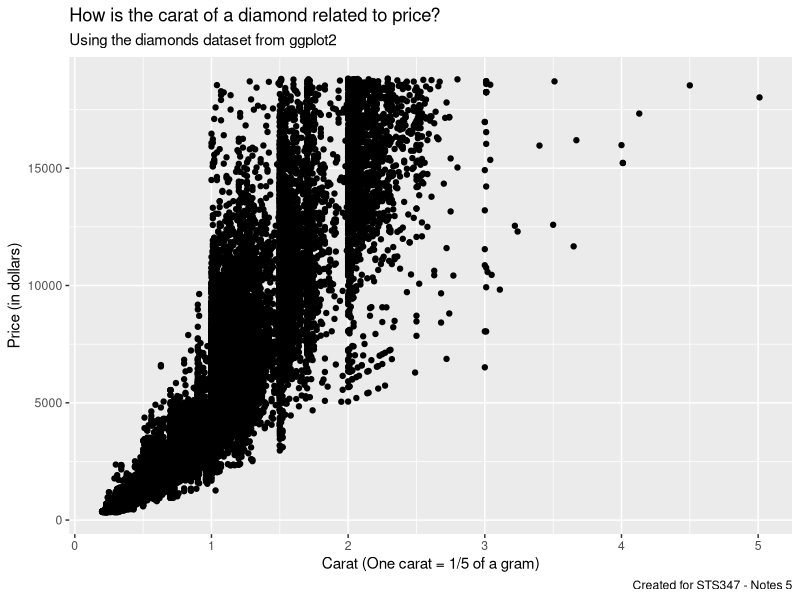
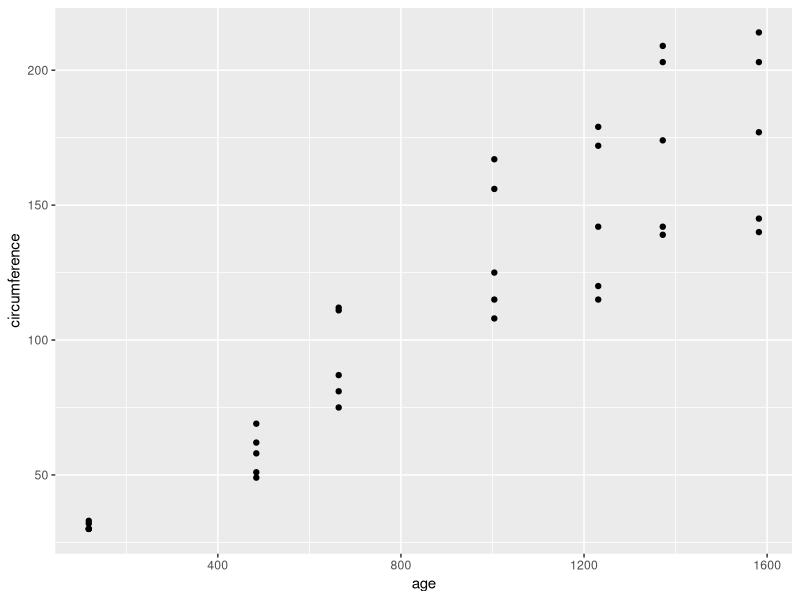
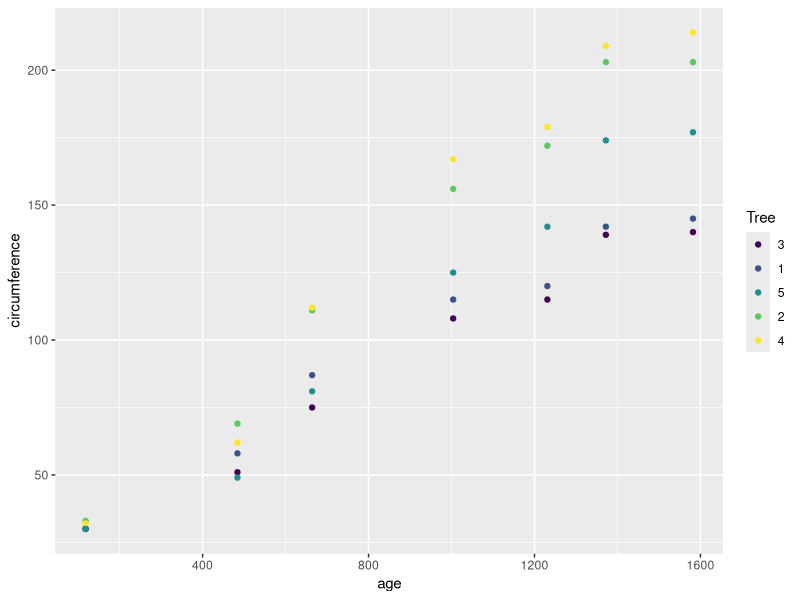
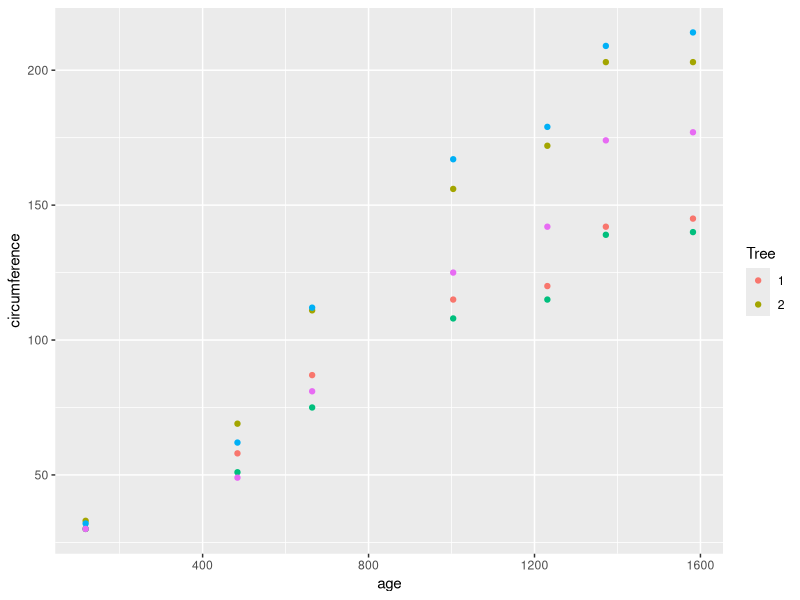
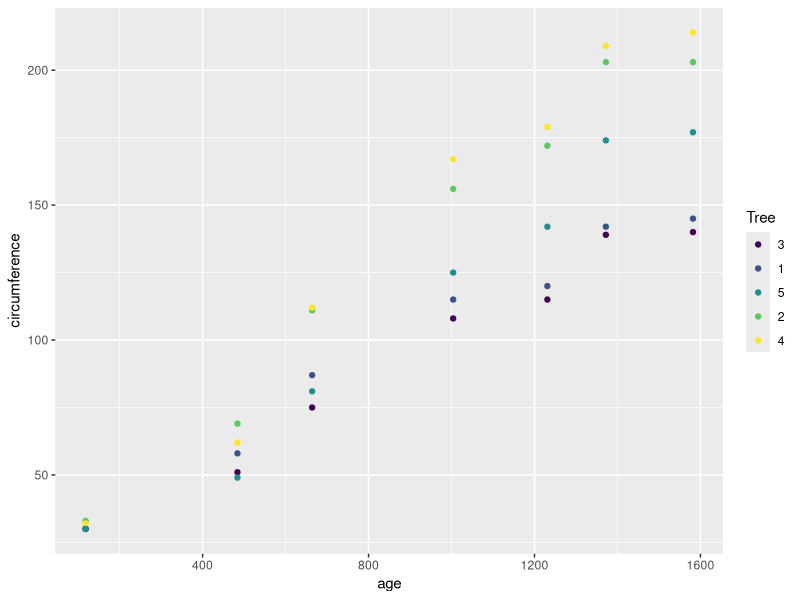
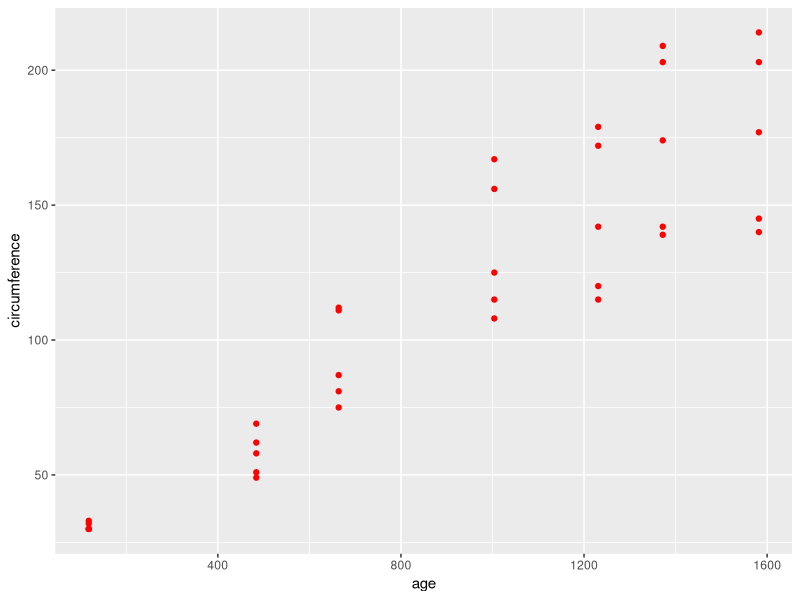
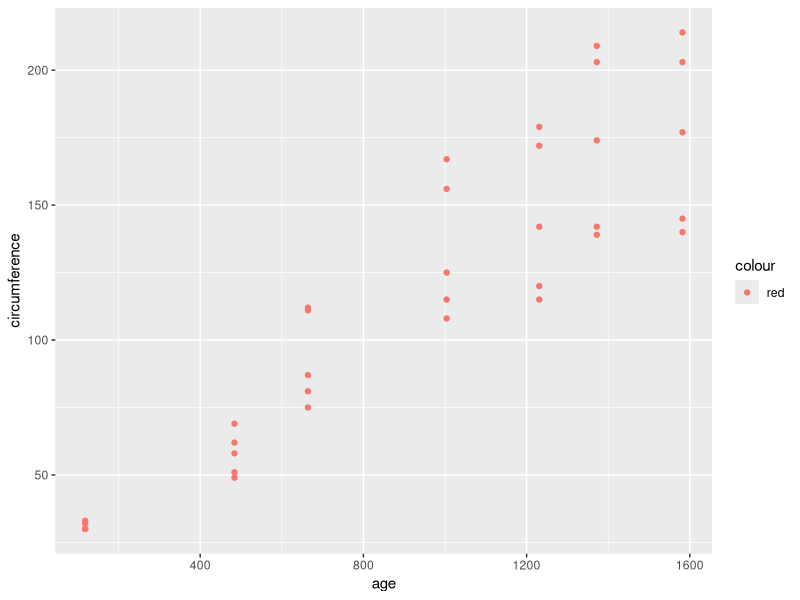
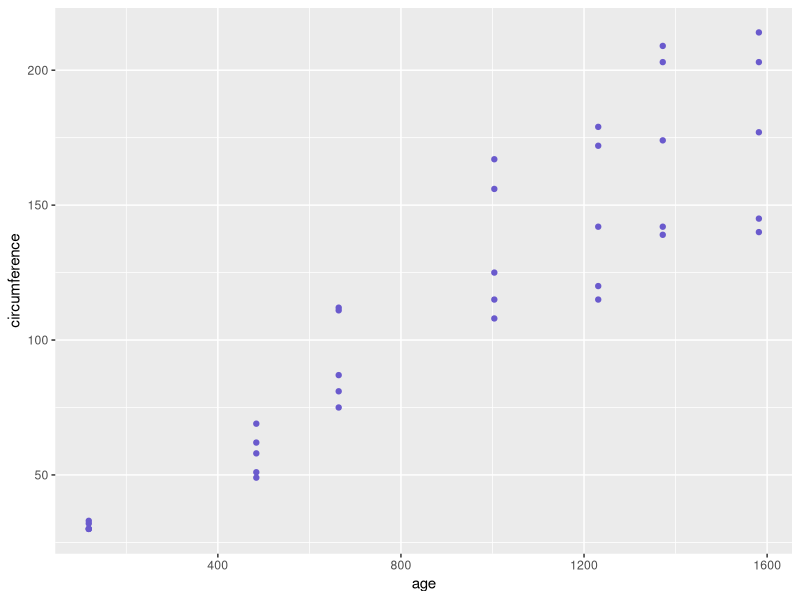

Write the R code that produced these figures, in order.
# Load the ggplot2 library since we will use it for all of these examples
library(ggplot2)


# Load the diamonds data set for the graph below
data(diamonds)

# Graph on p. 1 of Notes 5
ggplot(diamonds, aes(x = carat, y = price)) +
  geom_point() +
  labs(title = "How is the carat of a diamond related to price?",
       subtitle = "Using the diamonds dataset from ggplot2",
       x = "Carat (One carat = 1/5 of a gram)",
       y = "Price (in dollars)",
       caption = "Created for STS347 - Notes 5")



# Load the Orange data set for the graphs on p. 2 and 3
data(Orange)

# Create a base for our graph and store it in an object called p
p <- ggplot(Orange, aes(x = age, y = circumference))

# Add a geom_point() layer to p to create a scatterplot
p + geom_point()

# Map the Tree variable to color in the geom_point() layer
p + geom_point(aes(color = Tree))

# Reorder the legend of the colors
p + geom_point(aes(color = Tree)) +
  scale_color_discrete(limits = 1:5)

# color = Tree can be put in an aes() function inside ggplot() or geom_point()
ggplot(Orange, aes(x = age, y = circumference, color = Tree)) +
  geom_point()

# All of the points turn red
p + geom_point(color = "red")

# If we put color = "red" inside aes(), it creates a legend because it thinks 
# "red" is a variable
p + geom_point(aes(color = "red"))

# Change color of points to "slateblue"
p + geom_point(color = "slateblue")

# size = 4 Makes the points bigger
p + geom_point(color = "slateblue", size = 4)

# alpha = 0.5 makes the points somewhat see through
p + geom_point(color = "slateblue", size = 4, alpha = 0.5)

# shape = 17 for filled in triangle, shape = 24 for outline of a triangle
p + geom_point(color = "slateblue", size = 4, alpha = 0.5, shape = 17)
p + geom_point(color = "slateblue", size = 4, alpha = 0.5, shape = 24)


# Example at bottom of p. 3
ggplot(mtcars, aes(x = wt, y = mpg, color = factor(cyl))) +
  geom_point(size = 5, alpha = 0.7, shape = 18) +
  labs(title = "How mileage and weight of cars relate",
       subtitle = "Using the mtcars data set",
       x = "Weight of the car (in 1000s of pounds)",
       y = "Miles per (US) gallon",
       caption = "STS347 - Notes 5 Exercise",
       color = "Cylinders") +
  theme_classic()


# Load data set for p. 4 example
data("txhousing")

# Example on p. 4
ggplot(txhousing, aes(x = factor(year), y = sales, fill = factor(year))) +
  geom_boxplot(alpha = 0.5, show.legend = FALSE) +
  coord_flip() +
  labs(title = "Texas Housing Sales",
       x = "Year",
       y = "Number of Sales (log scale)") +
  scale_y_log10()


# Code for graph at bottom of p. 5
ggplot(trees, aes(x = Height, y = Girth)) +
  geom_point(size = 4) +
  geom_vline(xintercept = 75, col = "red", linetype = 2, size = 2) +
  geom_hline(yintercept = 15) +
  geom_abline(slope = 0.1, intercept = 5, color = "tan", size = 3, linetype = 3) +
  geom_segment(x = 65, xend = 80, y = 10, yend = 18, color = "orange") +
  geom_smooth(method = "lm") +
  geom_label(x = 73, y = 20, label = "My height", color = "red") +
  geom_text(x = 80, y = 20, label = "r = 0.519") +
  theme_classic()
